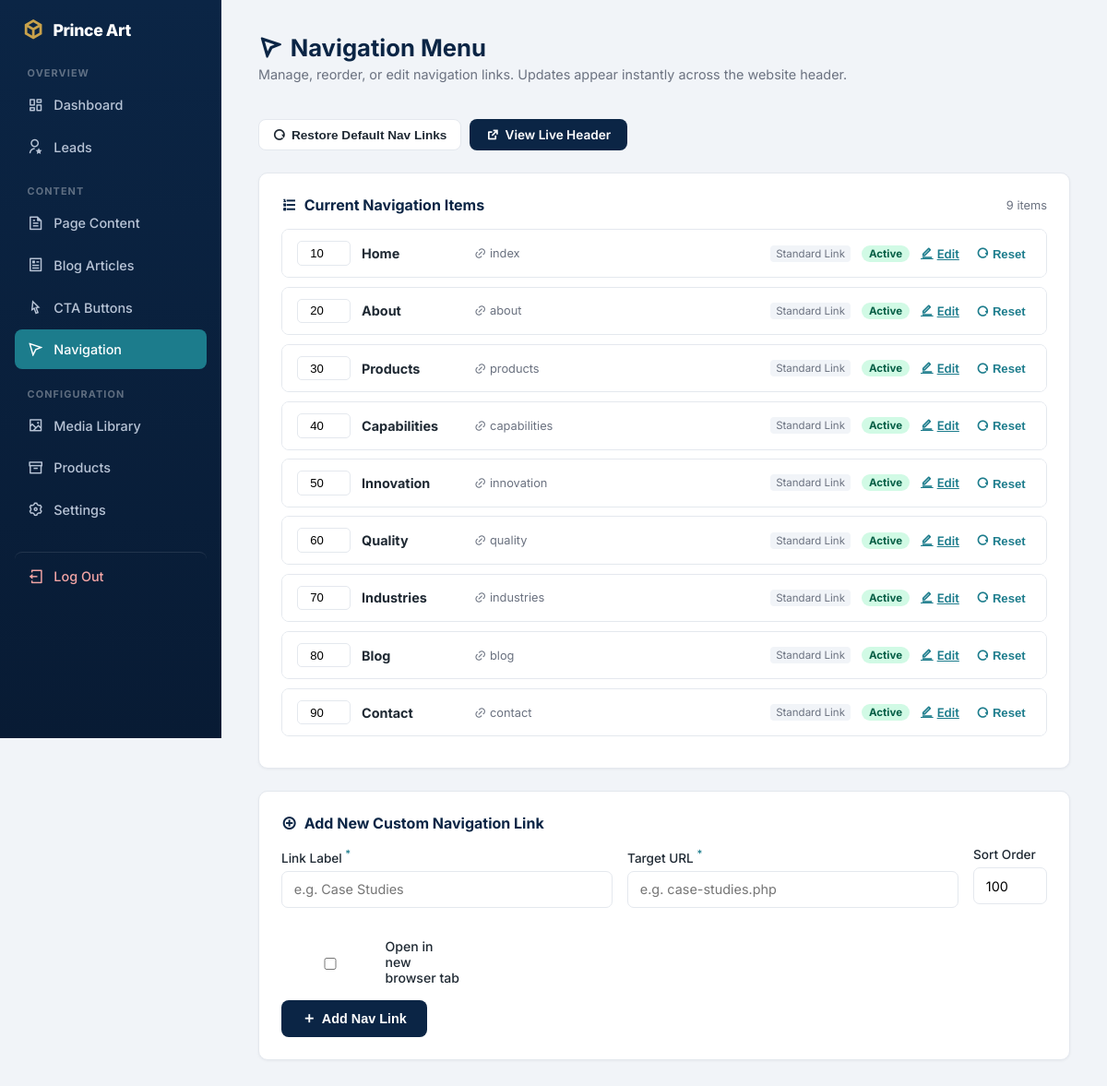
Screenshot of /admin/navigation.php (signed in) with the database file from the repository.
### tables this page shows
CREATE TABLE `nav_links` (
  `id` int(11) NOT NULL AUTO_INCREMENT,
  `label` varchar(100) NOT NULL,
  `url` varchar(500) NOT NULL,
  `sort_order` int(11) NOT NULL DEFAULT 0,
  `is_active` tinyint(1) NOT NULL DEFAULT 1,
  `open_new_tab` tinyint(1) NOT NULL DEFAULT 0,
  PRIMARY KEY (`id`),
  KEY `idx_nav_active_sort` (`is_active`,`sort_order`)
);

### includes/functions.php (called while the page is built, shortened)
<?php
function clean_mojibake(?string $str): string {
    static $mojibakeMap = [
        "\xce\x93\xc3\x87\xc3\xb3" => '•',
        "\xce\x93\xc3\x87\xc3\xb4" => '–',
        "\xce\x93\xc3\x87\xc3\xb6" => '—',
        "\xce\x93\xc3\xa4\xc3\xb3" => '™',
        "\xce\x93\xc3\x87\xc3\x96" => '’',
        "\xce\x93\xc3\x87\xc2\xa3" => '“',
        "\xce\x93\xc3\x87\xc2\xa5" => '”',
        "\xc2\xba\xc2\xb0"         => '°',
        'ΓÇó' => '•',
        'ΓÇô' => '–',
        'ΓÇö' => '—',
        'Γäó' => '™',
        'ΓÇÖ' => '’',
        'ΓÇ£' => '“',
        'ΓÇ¥' => '”',
        '┬░'  => '°',
        'гÇó' => '•',
        'гÇô' => '–',
        'гÇö' => '—',
        'гäó' => '™',
        'гÇÖ' => '’',
    ];
    return str_replace(array_keys($mojibakeMap), array_values($mojibakeMap), $str);
}
function h(?string $value): string {
    return htmlspecialchars(clean_mojibake($value), ENT_QUOTES, 'UTF-8');
}

### admin/navigation.php (the view, shortened to what this page needs)
<?php
require __DIR__ . '/includes/layout_top.php';
$pdo = get_db();
$defaultNavItems = [
    ['Home',         'index',        10],
    ['About',        'about',        20],
    ['Products',     'products',     30],
    ['Capabilities', 'capabilities', 40],
    ['Innovation',   'innovation',   50],
    ['Quality',      'quality',      60],
    ['Industries',   'industries',   70],
    ['Blog',         'blog',         80],
    ['Contact',      'contact',      90],
];
function get_matching_default_nav(string $url, array $defaultNavItems): ?array {
    foreach ($defaultNavItems as $d) {
        if ($d[1] === $url) return $d;
    }
    return null;
}
$pdo->exec("DELETE n1 FROM nav_links n1 INNER JOIN nav_links n2 WHERE n1.id > n2.id AND LOWER(TRIM(n1.label)) = LOWER(TRIM(n2.label))");
$links = $pdo->query("SELECT * FROM nav_links ORDER BY sort_order ASC, id ASC")->fetchAll();
$editingId = isset($_GET['edit']) ? (int)$_GET['edit'] : 0;
?>
<div style="display:flex; justify-content:space-between; align-items:flex-start; flex-wrap:wrap; gap:1rem; margin-bottom:1.5rem;">
  <div>
    <h1><i class="ri-navigation-line"></i> Navigation Menu</h1>
    <p class="page-subtitle">Manage, reorder, or edit navigation links. Updates appear instantly across the website header.</p>
  </div>
  <div style="display:flex; gap:0.6rem; flex-wrap:wrap;">
    <form method="post" onsubmit="return confirm('Restore all standard 9 website navigation links to their original labels and sort order?');" style="display:inline;">
      <button type="submit" style="background:#fff;border:1.5px solid var(--border);color:var(--text);font-size:0.85rem;font-weight:600;padding:0.55rem 0.9rem;">
        <i class="ri-restart-line text-teal"></i> Restore Default Nav Links
      </button>
    </form>
    <a href="../public_site/index.php" target="_blank"
       style="display:inline-flex;align-items:center;gap:0.4rem;padding:0.55rem 1.1rem;background:var(--navy);border-radius:8px;font-size:0.85rem;font-weight:600;color:#fff;text-decoration:none;">
      <i class="ri-external-link-line"></i> View Live Header
    </a>
  </div>
</div>
<div class="panel" style="margin-bottom:1.25rem;">
  <h3 style="margin-bottom:1rem;display:flex;align-items:center;gap:0.5rem;">
    <i class="ri-list-ordered text-teal"></i> Current Navigation Items
    <span style="margin-left:auto;font-size:0.8rem;font-weight:400;color:var(--muted);"><?= count($links) ?> item<?= count($links) !== 1 ? 's' : '' ?></span>
  </h3>
  <?php if (empty($links)): ?>
    <p style="color:var(--muted);">No navigation links found. Click "Restore Default Nav Links" above to load standard items.</p>
  <?php else: ?>
    <?php foreach ($links as $link): ?>
      <?php
        $isEditing = ($editingId === (int)$link['id']);
        $def = get_matching_default_nav($link['url'], $defaultNavItems);
        $isDefault = ($def !== null);
      ?>
      <div style="border:1px solid var(--border);border-radius:8px;margin-bottom:0.6rem;overflow:hidden;<?= $isEditing ? 'border-color:var(--teal);box-shadow:0 0 0 2px rgba(28,124,140,0.15);' : '' ?>">
        <div style="display:flex;align-items:center;gap:0.75rem;padding:0.75rem 1rem;background:<?= $isEditing ? '#f0fdfc' : '#fff' ?>;flex-wrap:wrap;">
          <form method="post" style="display:contents;">
            <input type="number" name="sort_order" value="<?= (int)$link['sort_order'] ?>"
                   title="Sort order — change to reorder immediately"
                   style="width:58px;padding:0.3rem 0.4rem;border:1px solid var(--border);border-radius:5px;font-size:0.82rem;text-align:center;"
                   onchange="this.closest('form').submit()">
          </form>
          <span style="font-weight:700;font-size:0.9rem;min-width:110px;"><?= h($link['label']) ?></span>
          <a href="../public_site/<?= h($link['url']) ?>" target="_blank"
             style="font-size:0.8rem;color:var(--muted);text-decoration:none;margin-right:auto;">
            <i class="ri-link"></i> <?= h($link['url']) ?>
          </a>
          <?php if ($isDefault): ?>
            <span style="font-size:0.72rem;color:var(--muted);background:var(--bg);padding:2px 6px;border-radius:4px;">Standard Link</span>
          <?php endif; ?>
          <?php if (!$link['is_active']): ?>
            <span style="font-size:0.72rem;background:#fef3c7;color:#92400e;padding:2px 8px;border-radius:20px;font-weight:700;">Hidden</span>
          <?php else: ?>
            <span style="font-size:0.72rem;background:#d1fae5;color:#065f46;padding:2px 8px;border-radius:20px;font-weight:700;">Active</span>
          <?php endif; ?>
          <?php if ($isEditing): ?>
            <a href="navigation.php" style="font-size:0.82rem;color:var(--muted);display:inline-flex;align-items:center;gap:0.25rem;">
              <i class="ri-arrow-up-s-line"></i> Close
            </a>
          <?php else: ?>
            <a href="?edit=<?= (int)$link['id'] ?>#edit-<?= (int)$link['id'] ?>"
               style="font-size:0.82rem;color:var(--teal);display:inline-flex;align-items:center;gap:0.25rem;font-weight:600;">
              <i class="ri-edit-line"></i> Edit
            </a>
          <?php endif; ?>
          <?php if ($isDefault): ?>
            <form method="post" onsubmit="return confirm('Reset \'<?= addslashes(h($link['label'])) ?>\' to default label and position?')" style="margin:0;">
              <button type="submit" style="background:none;border:none;color:var(--teal);padding:0.2rem 0.4rem;font-size:0.82rem;cursor:pointer;display:inline-flex;align-items:center;gap:0.25rem;font-weight:600;">
                <i class="ri-restart-line"></i> Reset
              </button>
            </form>
          <?php endif; ?>
        </div>
      </div>
    <?php endforeach; ?>
  <?php endif; ?>
</div>
<div class="panel">
  <h3><i class="ri-add-circle-line"></i> Add New Custom Navigation Link</h3>
  <form method="post" class="content-form">
    <div style="display:grid;grid-template-columns:1fr 1fr 80px;gap:1rem;margin-bottom:1rem;">
      <label>Link Label <sup style="color:var(--teal);">*</sup>
        <input type="text" name="label" placeholder="e.g. Case Studies" required>
      </label>
      <label>Target URL <sup style="color:var(--teal);">*</sup>
        <input type="text" name="url" placeholder="e.g. case-studies.php" required>
      </label>
      <label>Sort Order
        <input type="number" name="sort_order" value="<?= (count($links) + 1) * 10 ?>" min="0" step="10">
      </label>
    </div>
    <label style="display:inline-flex;align-items:center;gap:0.5rem;margin-bottom:1rem;font-size:0.88rem;font-weight:500;">
      <input type="checkbox" name="open_new_tab"> Open in new browser tab
    </label>
    <br>
    <button type="submit"><i class="ri-add-line"></i> Add Nav Link</button>
  </form>
</div>
<?php require __DIR__ . '/includes/layout_bottom.php'; ?>

### admin/assets/style.css (style rules this page uses)
:root { --navy: #0B2545; --navy-light: #12305C; --teal: #1C7C8C; --gold: #C9A24B; --bg: #F1F4F8; --text: #1F2933; --muted: #6b7280; --border: #E4E8EE; --radius: 10px; }
* { box-sizing: border-box; }
body { margin: 0; font-family: 'Inter', -apple-system, Segoe UI, Roboto, sans-serif; background: var(--bg); color: var(--text); -webkit-font-smoothing: antialiased; }
h1 { font-size: 1.6rem; font-weight: 700; color: var(--navy); margin: 0 0 0.3rem; display: flex; align-items: center; gap: 0.5rem; }
.page-subtitle { color: var(--muted); font-size: 0.9rem; margin: 0 0 1.5rem; }
button, .content-form button, form button[type=submit] { background: var(--navy); color: #fff; border: none; padding: 0.75rem 1.4rem; border-radius: 8px; cursor: pointer; font-weight: 600; font-size: 0.9rem; display: inline-flex; align-items: center; gap: 0.4rem; transition: background 0.15s, transform 0.1s; }
.panel { background: #fff; border-radius: var(--radius); border: 1px solid var(--border); padding: 1.5rem; margin-top: 1.5rem; box-shadow: 0 1px 3px rgba(16,24,40,0.05); }
.panel h3 { margin: 0 0 1rem; font-size: 1rem; color: var(--navy); display: flex; align-items: center; gap: 0.5rem; }
.content-form label { display: block; margin-bottom: 1.1rem; font-size: 0.85rem; font-weight: 500; }
.content-form input, .content-form textarea, .content-form select { width: 100%; padding: 0.65rem 0.8rem; margin-top: 0.4rem; border: 1.5px solid var(--border); border-radius: 7px; font-family: inherit; font-size: 0.9rem; transition: border-color 0.15s; }

### rows the page displays
nav_links: sort_order "10", label "Home", url "index", shows "Standard Link", is_active "Active"
nav_links: sort_order "20", label "About", url "about", shows "Standard Link", is_active "Active"
nav_links: sort_order "30", label "Products", url "products", shows "Standard Link", is_active "Active"
nav_links: sort_order "40", label "Capabilities", url "capabilities", shows "Standard Link", is_active "Active"
nav_links: sort_order "50", label "Innovation", url "innovation", shows "Standard Link", is_active "Active"
nav_links: sort_order "60", label "Quality", url "quality", shows "Standard Link", is_active "Active"
nav_links: sort_order "70", label "Industries", url "industries", shows "Standard Link", is_active "Active"
nav_links: sort_order "80", label "Blog", url "blog", shows "Standard Link", is_active "Active"
nav_links: sort_order "90", label "Contact", url "contact", shows "Standard Link", is_active "Active"

### other values shown
count($links) "9"
